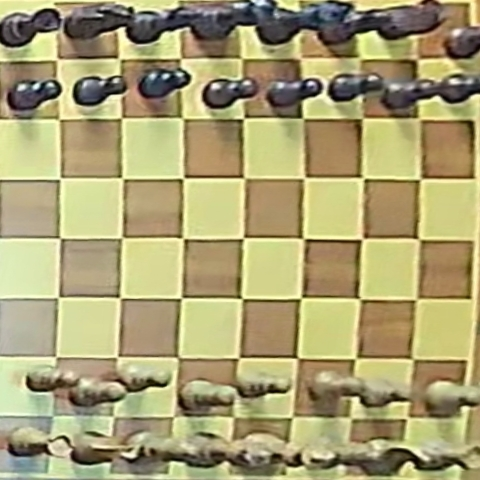
#> input picture data_for_use/pgn_data/game10/images/frame_000668.jpg, 480 x 480 px
$ python geometric_pipeline.py --input_dir ../../data_for_use/pgn_data/game10/images
#> lines starting #> are read from the running program, lines starting #| are printed output that depends on the picture
### etl/augmentations/geometric.py
"""
Geometric augmentation utilities for chess board images.

Creates all 8 distinct geometric transformations of a square (dihedral group D4):
1. identity - no transformation
2. rot90 - 90 degrees clockwise rotation
3. rot180 - 180 degrees rotation
4. rot270 - 270 degrees clockwise rotation
5. flip_h - horizontal flip (mirror over vertical axis)
6. flip_v - vertical flip (mirror over horizontal axis)
7. flip_diag - main diagonal flip (transpose)
8. flip_antidiag - anti-diagonal flip

For the augmentation pipeline, identity is excluded to avoid duplicates.
"""

from __future__ import annotations

from pathlib import Path
from typing import Callable, Optional

import numpy as np
from PIL import Image


# All D4 group transformations (including identity)
ALL_TRANSFORMS: dict[str, Callable[[np.ndarray], np.ndarray]] = {
    "identity": lambda img: img,
    "rot90": lambda img: np.rot90(img, k=-1),      # 90 degrees clockwise
    "rot180": lambda img: np.rot90(img, k=2),      # 180 degrees
    "rot270": lambda img: np.rot90(img, k=1),      # 270 degrees clockwise (= 90 CCW)
    "flip_h": np.fliplr,                           # Horizontal flip
    "flip_v": np.flipud,                           # Vertical flip
    "flip_diag": lambda img: np.swapaxes(img, 0, 1),  # Main diagonal flip (transpose)
    "flip_antidiag": lambda img: np.rot90(np.swapaxes(img, 0, 1), k=2),  # Anti-diagonal
}

# Augmentation transforms (excluding identity to avoid duplicates)
AUGMENTATION_TRANSFORMS: dict[str, Callable[[np.ndarray], np.ndarray]] = {
    k: v for k, v in ALL_TRANSFORMS.items() if k != "identity"
}

# List of transform names for pipeline use
TRANSFORM_NAMES = list(AUGMENTATION_TRANSFORMS.keys())


def get_transforms(include_identity: bool = False) -> dict[str, Callable[[np.ndarray], np.ndarray]]:
    """
    Get dictionary of geometric transformations.

    Args:
        include_identity: If True, include the identity (no-op) transform

    Returns:
        Dictionary mapping transform names to functions
    """
    if include_identity:
        return ALL_TRANSFORMS.copy()
    return AUGMENTATION_TRANSFORMS.copy()


# [34 lines left out: functions apply_transform, apply_all_transforms, not called in this run]


def has_transform_suffix(filename: str) -> bool:
    """
    Check if a filename already has a geometric transform suffix.

    Args:
        filename: Image filename to check

    Returns:
        True if filename ends with a transform suffix (e.g., "_rot90")
    """
#> called with filename = 'frame_000668.jpg'
    stem = Path(filename).stem
    for name in ALL_TRANSFORMS.keys():
        if stem.endswith(f"_{name}"):
            return True
    return False


def add_transform_suffix(filename: str, transform_name: str) -> str:
    """
    Add a transform suffix to a filename before the extension.

    Args:
        filename: Original filename (e.g., "board.png")
        transform_name: Transform name (e.g., "rot90")

    Returns:
        Filename with suffix (e.g., "board_rot90.png")
    """
    path = Path(filename)
    return f"{path.stem}_{transform_name}{path.suffix}"


# [85 lines left out: functions process_image_file, augment_directory, not called in this run]

### etl/pipelines/geometric_pipeline.py
#!/usr/bin/env python3
"""
Pipeline 3: Geometric Augmentation

This pipeline applies D4 group geometric transformations to all images in a directory.

Transformations (excluding identity):
- rot90: 90 degrees clockwise rotation
- rot180: 180 degrees rotation
- rot270: 270 degrees clockwise rotation
- flip_h: Horizontal flip
- flip_v: Vertical flip
- flip_diag: Main diagonal flip (transpose)
- flip_antidiag: Anti-diagonal flip

For each input image, creates 7 transformed copies with suffixes:
  original.png -> original_rot90.png, original_rot180.png, etc.

Usage:
    python -m etl.pipelines.geometric_pipeline \
        --input_dir etl/test_data/A
"""

from __future__ import annotations

import argparse
import sys
from pathlib import Path
from typing import Optional

import numpy as np
from PIL import Image

from etl.augmentations.geometric import (
    get_transforms,
    apply_transform,
    add_transform_suffix,
    has_transform_suffix,
    TRANSFORM_NAMES,
)


def get_image_files(input_dir: Path, skip_transformed: bool = True) -> list[Path]:
    """
    Get list of image files from a directory.

    Args:
        input_dir: Directory to scan
        skip_transformed: If True, skip files that already have transform suffixes

    Returns:
        List of image file paths
    """
    image_extensions = {'.png', '.jpg', '.jpeg', '.bmp', '.tiff'}
    image_files = [
        f for f in input_dir.iterdir()
        if f.is_file() and f.suffix.lower() in image_extensions
    ]

    if skip_transformed:
        image_files = [f for f in image_files if not has_transform_suffix(f.name)]

    return sorted(image_files)


def process_single_image(
    image_path: Path,
    output_dir: Path,
    include_identity: bool = False,
) -> list[Path]:
    """
    Apply all geometric transforms to a single image.

    Args:
        image_path: Path to input image
        output_dir: Output directory for augmented images
        include_identity: If True, also save identity (unchanged) copy

    Returns:
        List of paths to saved augmented images
    """
#> called with include_identity = False
    # Load image
    try:
        img = Image.open(image_path)
#> img is the input picture: PIL image 480x480 RGB; mean R, G, B 169.3, 160.6, 115.6
        img_array = np.array(img)
    except Exception as e:
        print(f"  ERROR: Failed to load image: {e}")
        return []

    # Ensure output directory exists
    output_dir.mkdir(parents=True, exist_ok=True)

    # Get transforms
    transforms = get_transforms(include_identity=include_identity)

    # Apply and save each transform
    saved_paths = []
    for name, transform_func in transforms.items():
        try:
            aug_array = transform_func(img_array)
            aug_img = Image.fromarray(aug_array)

            out_name = add_transform_suffix(image_path.name, name)
            out_path = output_dir / out_name

            aug_img.save(out_path)
            saved_paths.append(out_path)
        except Exception as e:
            print(f"    ERROR: Transform '{name}' failed: {e}")
#> this loop made 7 passes
#> pass 1, in process_single_image, `aug_array = transform_func(img_array)`:
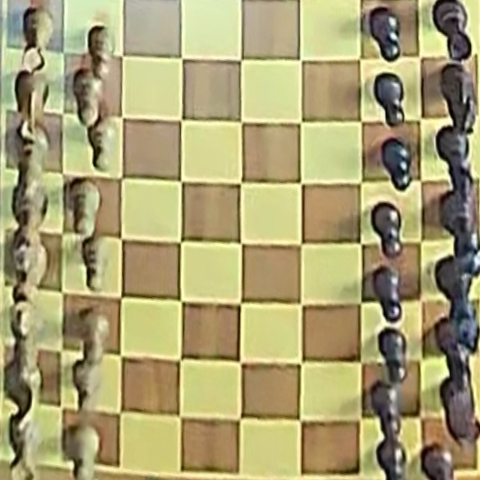
#> aug_array: shape (480, 480, 3); mean R, G, B 169.3, 160.6, 115.6
#> pass 2, in process_single_image, `aug_array = transform_func(img_array)`:
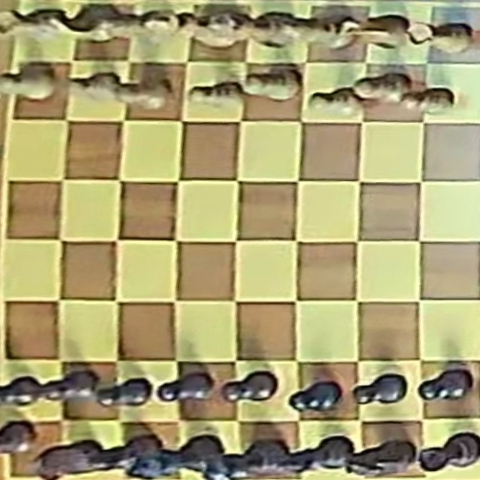
#> aug_array: shape (480, 480, 3); mean R, G, B 169.3, 160.6, 115.6
#> pass 3, in process_single_image, `aug_array = transform_func(img_array)`:
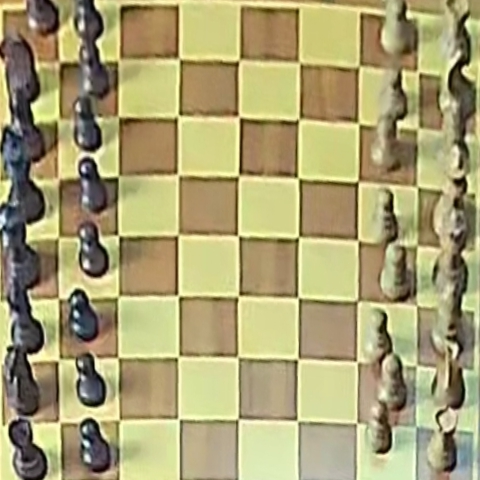
#> aug_array: shape (480, 480, 3); mean R, G, B 169.3, 160.6, 115.6
#> after the loop:
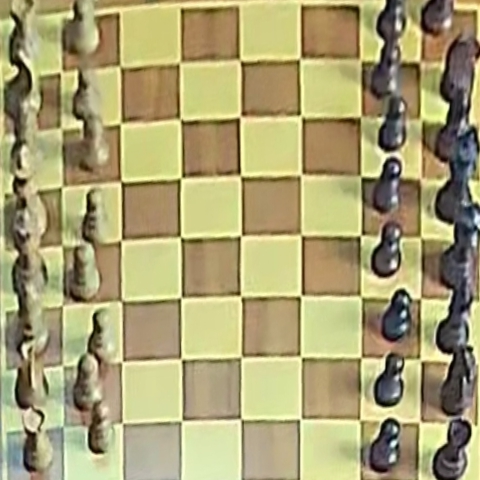
#> aug_array: shape (480, 480, 3); mean R, G, B 169.3, 160.6, 115.6
#> after the loop, saved_paths = 7 items

    return saved_paths


def run_pipeline(
    input_dir: Path,
    output_dir: Optional[Path] = None,
    include_identity: bool = False,
    skip_transformed: bool = True,
) -> bool:
    """
    Run the complete geometric augmentation pipeline.

    Args:
        input_dir: Directory containing images to process
        output_dir: Output directory (defaults to input_dir for in-place)
        include_identity: If True, also create identity (unchanged) copies
        skip_transformed: If True, skip images that already have transform suffixes

    Returns:
        True if successful
    """
    print("=" * 60)
    print("Pipeline 3: Geometric Augmentation")
    print("=" * 60)

    # Validate input directory
    if not input_dir.is_dir():
        print(f"ERROR: Input directory not found: {input_dir}")
        return False

    # Set output directory
    if output_dir is None:
        output_dir = input_dir
        print(f"Output: In-place (same directory)")
    else:
        print(f"Output: {output_dir}")

    # Show transforms being applied
    transforms = get_transforms(include_identity=include_identity)
    print(f"\nTransforms to apply ({len(transforms)}):")
    for name in transforms.keys():
        print(f"  - {name}")

    # Get image files
    print(f"\n[Step 1] Scanning for images in: {input_dir}")
    image_files = get_image_files(input_dir, skip_transformed=skip_transformed)
    print(f"  Found {len(image_files)} images to process")

    if len(image_files) == 0:
        print("  No images to process (all may already have transform suffixes)")
        return True

    expected_outputs = len(image_files) * len(transforms)
    print(f"  Expected output: {expected_outputs} augmented images")

    # Process images
    print(f"\n[Step 2] Applying geometric transforms...")
    total_saved = 0
    total_failed = 0

    for i, image_path in enumerate(image_files, 1):
        print(f"\n  [{i}/{len(image_files)}] {image_path.name}")

        saved_paths = process_single_image(
            image_path,
            output_dir,
            include_identity=include_identity,
        )
#> saved_paths = 7 items

        total_saved += len(saved_paths)
#> total_saved = 7
        failed = len(transforms) - len(saved_paths)
#> failed = 0
        total_failed += failed
#> total_failed = 0

        if failed > 0:
            print(f"    WARNING: {failed} transforms failed")
        else:
            print(f"    Saved {len(saved_paths)} augmented images")
#|     Saved 7 augmented images
#> pass 2 of the loop in run_pipeline, `for i, image_path in enumerate(image_files, 1):`:
#|   [2/2] frame_003116.jpg
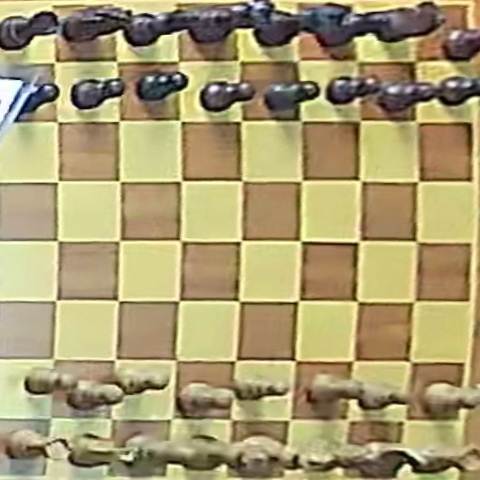
#> input picture data_for_use/pgn_data/game10/images/frame_003116.jpg, 480 x 480 px
#> in process_single_image, img is the input picture: PIL image 480x480 RGB; mean R, G, B 169.5, 156.5, 113.5
#> the loop in process_single_image (call 2), `for name, transform_func in transforms.items():` made 7 passes
#> out_name on passes 1 to 7: 'frame_003116_rot90.jpg', 'frame_003116_rot180.jpg', 'frame_003116_rot270.jpg', 'frame_003116_flip_h.jpg', 'frame_003116_flip_v.jpg', 'frame_003116_flip_diag.jpg', 'frame_003116_flip_antidiag.jpg'
#> pass 1, in process_single_image (call 2), `aug_array = transform_func(img_array)`:
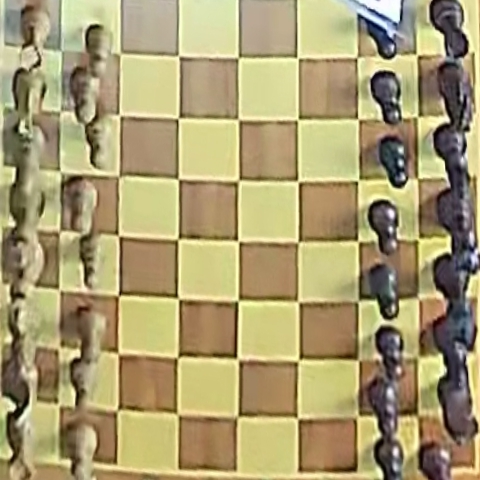
#> aug_array: shape (480, 480, 3); mean R, G, B 169.5, 156.5, 113.5
#> after the loop in process_single_image (call 2), `for name, transform_func in transforms.items():`:
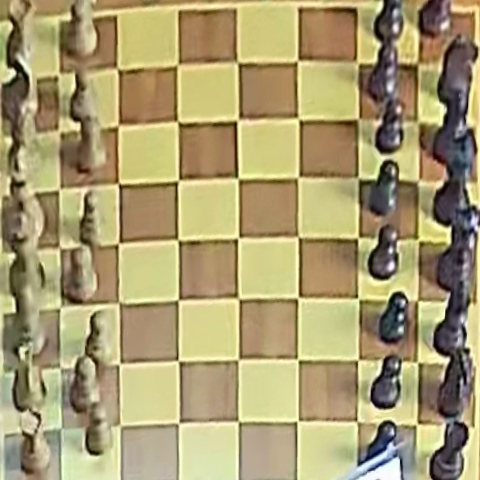
#> aug_array: shape (480, 480, 3); mean R, G, B 169.5, 156.5, 113.5
#> total_saved = 14
#|     Saved 7 augmented images

    # Summary
    print("\n" + "=" * 60)
    print("Pipeline completed!")
    print(f"  Input images: {len(image_files)}")
    print(f"  Transforms per image: {len(transforms)}")
    print(f"  Total saved: {total_saved} augmented images")
#|   Total saved: 14 augmented images
    if total_failed > 0:
        print(f"  Total failed: {total_failed}")
    print(f"  Output directory: {output_dir}")
    print("=" * 60)

    return total_failed == 0


def main():
    parser = argparse.ArgumentParser(
        description="Geometric Augmentation Pipeline (D4 group transforms)"
    )

    parser.add_argument(
        "--input_dir",
        type=str,
        required=True,
        help="Directory containing images to process"
    )
    parser.add_argument(
        "--output_dir",
        type=str,
        default=None,
        help="Output directory (default: same as input)"
    )
    parser.add_argument(
        "--include_identity",
        action="store_true",
        help="Also create identity (unchanged) copies"
    )
    parser.add_argument(
        "--include_transformed",
        action="store_true",
        help="Process images that already have transform suffixes"
    )

    args = parser.parse_args()

    output_dir = Path(args.output_dir) if args.output_dir else None

    success = run_pipeline(
        input_dir=Path(args.input_dir),
        output_dir=output_dir,
        include_identity=args.include_identity,
        skip_transformed=not args.include_transformed,
    )
#> success = True

    sys.exit(0 if success else 1)
#> (the program exits here)
